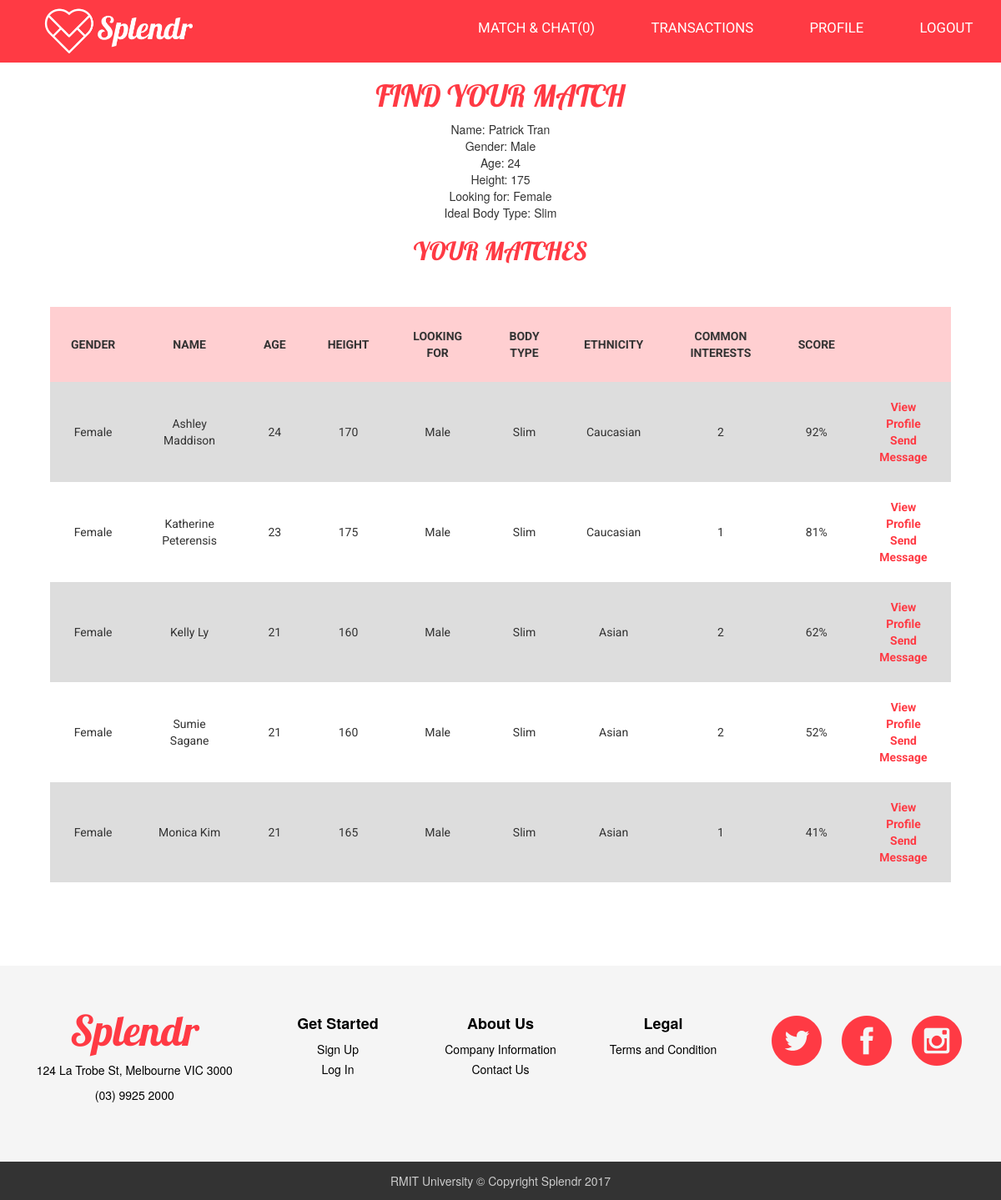
The page /Server/Preference/match.php (signed in) on the database its author committed.
### tables this page shows
CREATE TABLE `members` (
  `user_id` int(200) NOT NULL,
  `gender` varchar(100) NOT NULL,
  `fname` varchar(100) NOT NULL,
  `lname` varchar(100) NOT NULL,
  `username` varchar(100) NOT NULL,
  `email` varchar(100) NOT NULL,
  `password` varchar(100) NOT NULL,
  `doby` int(100) NOT NULL,
  `dobm` int(100) NOT NULL,
  `dobd` int(100) NOT NULL,
  `state` varchar(100) NOT NULL,
  `city` varchar(100) NOT NULL,
  `msglimit` int(100) NOT NULL,
  `msgQty` int(100) DEFAULT NULL
);

CREATE TABLE `information` (
  `user_id` int(100) NOT NULL,
  `height` int(100) NOT NULL,
  `jobs` varchar(100) NOT NULL,
  `body` varchar(100) NOT NULL,
  `education` varchar(100) NOT NULL,
  `ethnic` varchar(100) NOT NULL,
  `drink` varchar(100) NOT NULL,
  `smoke` varchar(100) NOT NULL,
  `gamble` varchar(100) NOT NULL,
  `religion` varchar(100) NOT NULL,
  `aboutme` varchar(255) DEFAULT NULL
);

CREATE TABLE `ideal` (
  `user_id` int(200) NOT NULL,
  `idealgender` varchar(100) NOT NULL,
  `idealage` varchar(100) NOT NULL,
  `idealbtype` varchar(100) NOT NULL,
  `idealeducation` varchar(100) NOT NULL,
  `idealrace` varchar(100) NOT NULL,
  `idealdrink` varchar(100) NOT NULL,
  `idealsmoke` varchar(100) NOT NULL,
  `idealgamble` varchar(100) NOT NULL,
  `idealreligion` varchar(100) NOT NULL
);

CREATE TABLE `result` (
  `user_id` int(100) NOT NULL,
  `partner_id` int(100) NOT NULL,
  `score` int(100) NOT NULL,
  `similarint` int(100) NOT NULL,
  `id` int(11) NOT NULL
);

### Server/Preference/preferencefinish.php (called while the page is built, shortened)
<?php
	$db = mysqli_connect("localhost", "root", "", "accounts");
	$username = $_SESSION["username"];
	$get = "SELECT user_id FROM members WHERE username = '$username'";
	$result = $db->query($get);
	$similarhobbycount = 0;
	$score = 0;
	$year = date("Y");
	if ($row = mysqli_fetch_assoc($result)) {
		$user_id = $row["user_id"];
	}else{
	}
	$delete = " DELETE FROM result WHERE user_id = '$user_id'";
	mysqli_query($db, $delete);
	$query = "SELECT * FROM members AS m INNER JOIN ideal AS i ON m.user_id=i.user_id INNER JOIN information AS f ON m.user_id = f.user_id INNER JOIN hobby as h ON m.user_id = h.user_id WHERE m.user_id ='$user_id'";
	$result2 = $db->query($query);
	if ($result2->num_rows > 0) {
	  while($row = $result2->fetch_assoc()) {
			$gender = $row["gender"];
			$idealgender = $row["idealgender"];
			$btype = $row["idealbtype"];
			$education = $row["idealeducation"];
			$idealrace = $row["idealrace"];
			$idealage = $row["idealage"];
			$idealreligion = $row["idealreligion"];
			$idealdrink = $row["idealdrink"];
			$idealsmoke = $row["idealsmoke"];
			$idealgamble = $row["idealgamble"];
			$state = $row["state"];
			$hobby1 = $row["hobby1"];
			$hobby2 = $row["hobby2"];
			$hobby3 = $row["hobby3"];
			if($row["idealgender"] == $row["idealgender"]){
				$search = "SELECT * FROM members AS m INNER JOIN ideal AS i ON m.user_id=i.user_id INNER JOIN information AS f ON m.user_id = f.user_id INNER JOIN hobby as h ON m.user_id = h.user_id WHERE m.gender='$idealgender' AND i.idealgender = '$gender' AND m.user_id != '$user_id'";
				$result2 = $db->query($search);
				if ($result2 -> num_rows > 0) {
					while ($row = $result2->fetch_assoc()) {
						$age = $year - $row["doby"];
						$partnerid = $row["user_id"];
						if ($row["body"] == $btype){
							$score += 15;
						}
						if ($row["ethnic"] == $idealrace) {
							$score += 20;
						}
						if ($row["religion"] == $idealreligion) {
							$score+=10;
						}
						if($row["drink"] == $idealdrink){
							$score +=5;
						}
						if ($row["smoke"] == $idealsmoke) {
							$score+=5;
						}
						if ($row["gamble"] == $idealgamble) {
							$score+=5;
						}
						if ($row["education"] == $education) {
							$score+=15;
						}
						if($age >= 18 && $age <=26){
							$userage = "young";
						}else if($age >=27 && $age <=35){
							$userage = "middle";
						}else if($age >=36 && $age <=39){
							$userage ="late";
						}else{
							$userage = "old";
						}
						if ($userage == $idealage){
							$score+=10;
						}
						if($row["state"] == $state){
							$score+=10;
						}else{
							$score+=5;
						}
						if (in_array($hobby1, array($row["hobby1"], $row["hobby2"], $row["hobby3"], $row["hobby4"], $row["hobby5"]))){
							$similarhobbycount = $similarhobbycount + 1;
							$score += 1;
						}
						if (in_array($hobby2, array($row["hobby1"], $row["hobby2"], $row["hobby3"], $row["hobby4"], $row["hobby5"]))) {
							$similarhobbycount = $similarhobbycount + 1;
							$score +=1;
						}
						if (in_array($hobby3, array($row["hobby1"], $row["hobby2"], $row["hobby3"], $row["hobby4"], $row["hobby5"]))) {
							$similarhobbycount = $similarhobbycount+1;
							$score +=1;
						}
						$partner_id = mysqli_real_escape_string($db, $partnerid);
						$match = "INSERT INTO result(user_id, partner_id, score, similarint) VALUES('$user_id', '$partner_id', '$score', '$similarhobbycount')";
						mysqli_query($db, $match);
						$similarhobbycount = 0;
						$score = 0;
					}
				}else{
				}
			}
		}
	}
?>

### Server/Preference/match.php (the view, shortened to what this page needs)
<!DOCTYPE html>
<?php
  require("preferencefinish.php");
  $db = mysqli_connect("localhost", "root", "", "accounts");
  $username = $_SESSION["username"];
  $year = date("Y");
  $get = "SELECT user_id FROM members WHERE username = '$username'";
  $result = $db->query($get);
  if ($row = mysqli_fetch_assoc($result)) {
    $user_id = $row["user_id"];
  }
?>
<html>
  <?php include("../../Client/external/nav.php");
    foreach($db->query("SELECT COUNT(message) FROM message WHERE friend_id ='$myid' AND status= '1'") as $row) {
	    $notification = $row['COUNT(message)'];
    }
  ?>
  <head>
		<link rel ="stylesheet" type="text/css" href ="../../Client/css/match.css">
  </head>
  <body>
  	<h1>FIND YOUR MATCH</h1>
  	<?php
  	$query = "SELECT * FROM members AS m INNER JOIN ideal AS i ON m.user_id=i.user_id INNER JOIN information AS f ON m.user_id = f.user_id INNER JOIN hobby as h ON m.user_id = h.user_id WHERE m.user_id='$user_id'";
  	$result2 = $db->query($query);
  	if ($result2->num_rows > 0) {
  	  while($row = $result2->fetch_assoc()) {
        if ($row["idealgender"] == "female") {
          $gender = "Female";
        }else{
          $gender = "Male";
        }
  			$age = $year - $row["doby"];
        echo "<p class='asd'>Name: ".$row["fname"]." ".$row["lname"]."<br>"."Gender: ".$row["gender"]."<br>"."Age: ".$age."<br>"."Height: ".$row["height"]."<br>";
        echo "Looking for: ".$gender."<br>";
        echo "Ideal Body Type: ".$btype."<br></p>";
  		}
      echo "<h2>YOUR MATCHES</h2><br><br>";
  	}
  	$sql = "SELECT * FROM members AS m INNER JOIN ideal AS i ON m.user_id=i.user_id INNER JOIN information AS f ON m.user_id = f.user_id INNER JOIN hobby as h ON m.user_id = h.user_id INNER JOIN result as s ON m.user_id = s.user_id
  	INNER JOIN members as m2 ON m2.user_id=s.partner_id INNER JOIN information AS f2 ON m2.user_id = f2.user_id  INNER JOIN ideal AS i2 ON m2.user_id = i2.user_id INNER JOIN hobby as h2 ON m2.user_id = h2.user_id WHERE m.user_id = $user_id order by s.score desc";
  	$result = $db->query($sql);
  	echo "<table>
            <tr style='background: #FFCFD1;'>
    	 	      <th>GENDER</th>
    		      <th>NAME</th>
    		      <th>AGE</th>
    		      <th>HEIGHT</th>
    		      <th>LOOKING FOR</th>
    		      <th>BODY TYPE</th>
              <th>ETHNICITY</th>
    		      <th>COMMON INTERESTS</th>
    		      <th>SCORE</th>
                  <th></th>
  	       </tr>";
  	if ($result -> num_rows > 0) {
  		while ($row = $result->fetch_assoc()) {
  			if ($row["idealgender"] == "male") {
  				$idealgender = "Male";
  			}else{
  				$idealgender = "Female";
  			}
        $ethnic = $row["ethnic"];
  			$age = $year - $row["doby"];
  			$id = $row["user_id"];
        echo "<tr><td>".$row["gender"]."</td>".
  			"<td>".$row["fname"]." ".$row["lname"]."</td>".
  			"<td>".$age."</td>".
  			"<td>".$row["height"]."</td>".
  			"<td>".$idealgender."</td>".
  			"<td>".$btype."</td>".
        "<td>".$ethnic."</td>".
  			"<td>".$row["similarint"]."</td>".
  			"<td>".$row["score"]."%"."</td>";
        foreach($db->query("SELECT COUNT(*) FROM message WHERE friend_id ='$myid' AND status= '1'") as $row) {
        	$notification = $row['COUNT(*)'];
        }
        $sql2 = "SELECT * FROM message WHERE user_id = $id AND status = '1'";
        $result2 = $db->query($sql2);
        if ($row2 = mysqli_fetch_assoc($result2)) {
          echo "<td><form action='../Profile/profilepage.php?user=$id' method='post'>
  				<a href='../Profile/profilepage.php?user=$id' class='profiletest'>View Profile</a><br>
          <a href='chat.php?user=$id' class='profiletest'>Send Message($notification)</a></td></tr>";
  		    echo "</form>";
        }else{
          echo "
          <td><form action='../Profile/profilepage.php?user=$id' method='post'>
          <a href='../Profile/profilepage.php?user=$id' class='profiletest'>View Profile</a><br>
          <a href='chat.php?user=$id' class='profiletest'>Send Message</a></td></tr>";
        }
      }
    }
  	echo "</table>";
    ?>
  </body>
  <?php include("../../Client/external/footer.php");?>
</html>

### Client/css/match.css (style rules this page uses)
table { font-family: 'Roboto', sans-serif; width: 90%; height: 30%; margin: auto; }
table th { font-family: 'Roboto',sans-serif; text-align: center; padding: 25px 25px 25px 25px; }
table td { padding: 20px 25px 20px 25px; }
tr:nth-child(even) { background-color: #ddd }
html { text-align: center; }
body { font-family: 'Roboto', sans-serif; }
body h1 { font-family:'Lobster', cursive; color: #FF3A44; }
body h2 { font-family: 'Lobster', cursive; color: #FF3A44; }
.profiletest { text-decoration: none; font-weight: bold; color: #FF3A44; }

### Client/css/footer.css (style rules this page uses)
html { height: 100%; }

### rows shown on the page
members: fname "Patrick", lname "Tran", gender "Male", information.height "175", ideal.idealgender "Female", members.gender "Female", members.fname "Ashley", members.lname "Maddison", information.height "170", ideal.idealgender "Male", information.ethnic "Caucasian", result.similarint "2", result.score "92", members.fname "Katherine", members.lname "Peterensis", result.similarint "1", result.score "81", members.fname "Kelly", members.lname "Ly", information.height "160", information.ethnic "Asian", result.score "62", members.fname "Sumie", members.lname "Sagane", result.score "52", members.fname "Monica", members.lname "Kim", information.height "165", result.score "41"
ideal: idealbtype "Slim"

### other values the page prints
$notification "0"
